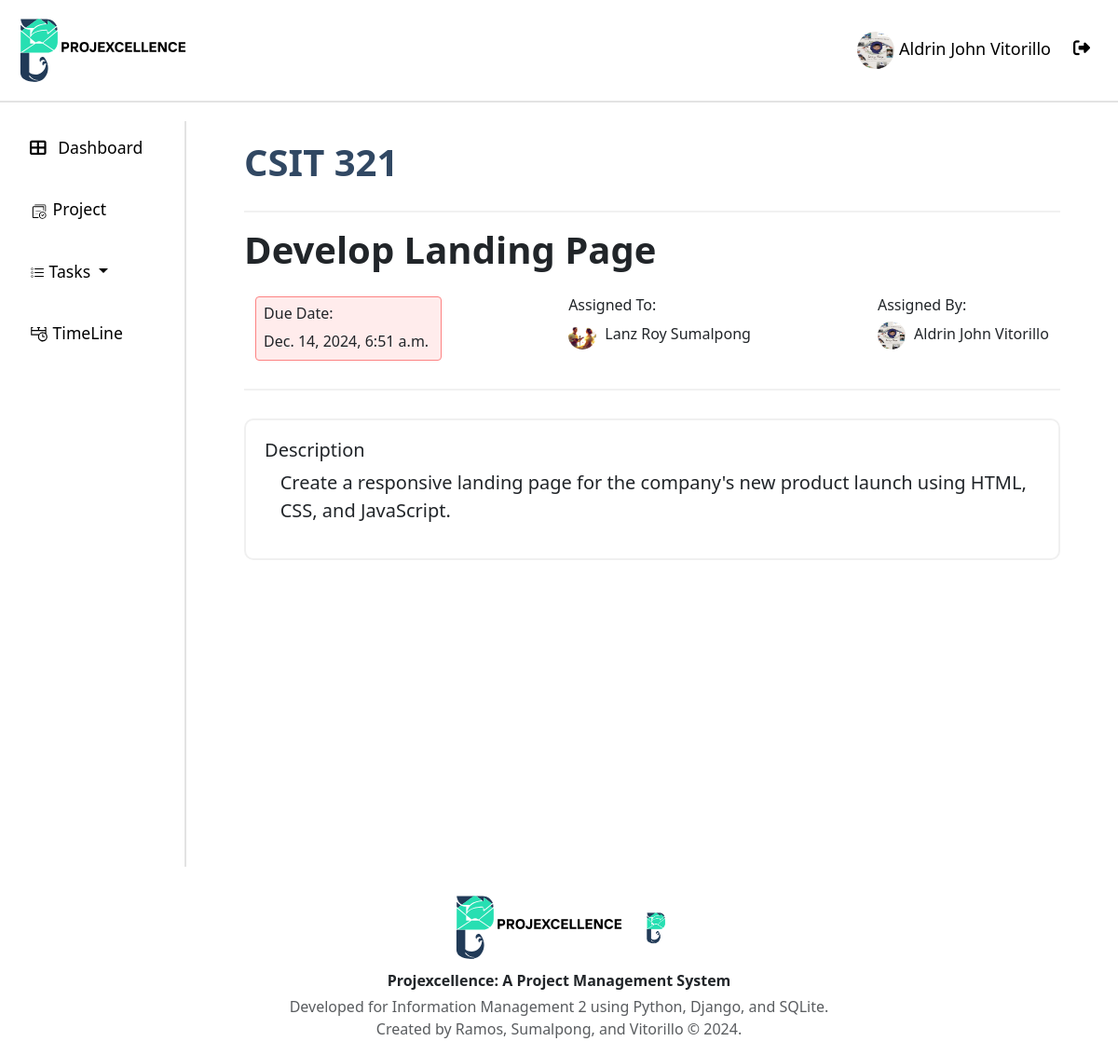
Before: /task_details/10/ (signed in) with the older database file.
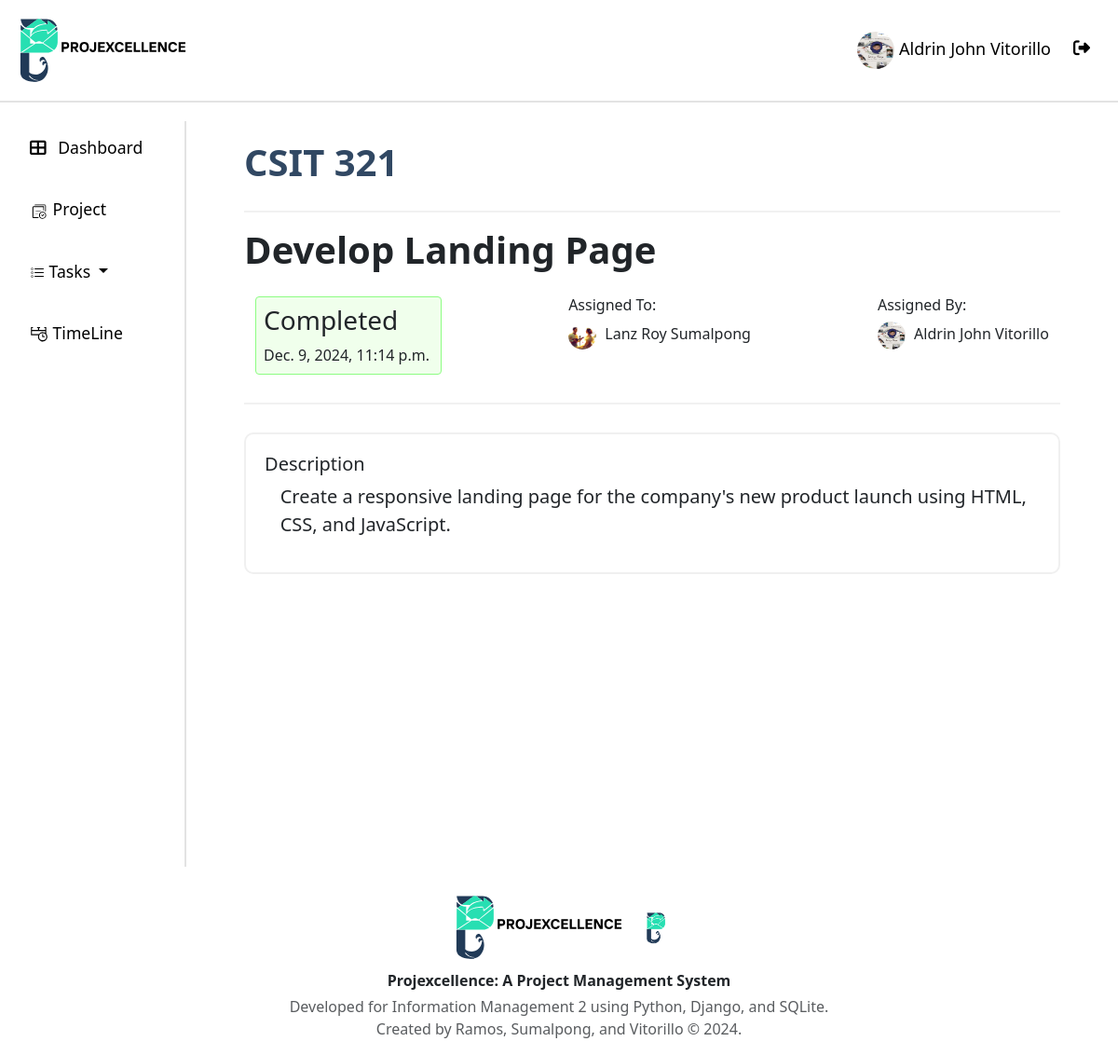
After: the same page with the newer database file.
### api/models.py (models this page shows, shortened)
class Task(models.Model):
    STATUS_CHOICES = [
        ("On-going", "On-going"),
        ("Pending", "Pending"),
        ("Done", "Done"),
    ]
    project_id = models.ForeignKey(Project, on_delete=models.CASCADE)
    task_name = models.CharField(max_length=50)
    description = models.TextField()
    assigned_to = models.ForeignKey( User, on_delete=models.CASCADE, related_name="assigned_tasks" )
    created_by = models.ForeignKey(User, on_delete=models.CASCADE, related_name="created_tasks")
    status = models.CharField(max_length=10, choices=STATUS_CHOICES, default="Pending")
    due_date = models.DateTimeField(default=timezone.now)
    completed = models.BooleanField(default=False)
    isAccepted = models.BooleanField(default=False)
    date_started = models.DateTimeField(null=True, blank=True, default=None)
    created_at = models.DateTimeField(auto_now_add=True)
    updated_at = models.DateTimeField(auto_now=True)

class Project(models.Model):
    project_name = models.CharField(max_length=50)
    description = models.TextField()
    created_by = models.ForeignKey(User, on_delete=models.CASCADE)
    date_created = models.DateTimeField(auto_now_add=True)

class User(AbstractUser):
    username = None  # Remove the username field entirely
    email = models.EmailField(_("email address"), unique=True)
    phone_regex = RegexValidator(
        regex=r"^\+?1?\d{9,15}$",
        message="Phone number must be entered in the format: '+999999999'. Up to 15 digits allowed.",
    )
    isLogout = models.BooleanField(default=True)
    logoutTime = models.DateTimeField(default=timezone.now)
    phone_number = models.CharField(validators=[phone_regex], max_length=17, blank=True)
    profile_path = models.ImageField(null=True, blank=True,upload_to='profile/' )
    groups = models.ManyToManyField(
        "auth.Group",
        verbose_name=_("groups"),
        blank=True,
        related_name="custom_user_set",
        related_query_name="custom_user",
    )
    user_permissions = models.ManyToManyField(
        "auth.Permission",
        verbose_name=_("user permissions"),
        blank=True,
        related_name="custom_user_set",
        related_query_name="custom_user",
    )
    objects = UserManager()
    USERNAME_FIELD = "email"
    REQUIRED_FIELDS = ["first_name", "last_name", "date_of_hire", "password"]
    def __str__(self):
        return f"{self.first_name} {self.last_name}"

### api/Views/views.py (the view)
# urls.py: path("task_details/<int:pk>/", views.task_details, name="task_details"),
@login_required
def task_details(request, pk):
    try:
        task = Task.objects.get(id=pk)
    except Task.DoesNotExist:
        raise Http404("Task not found")
    if 'mark_done' in request.POST:
        task.status = 'Done'
        task.completed = True
        task.save()
        messages.success(request, "Task mark as done successfully!")
        return redirect('task_details', pk=pk)
    if 'undo_turn_in' in request.POST:
        task.status = 'On-going'
        task.completed = False
        task.save()
        messages.success(request, "Task mark as done successfully!")
        return redirect('task_details', pk=pk)
    if 'start_task' in request.POST:
        task.status = 'On-going'
        task.save()
        messages.success(request, "Task mark as done successfully!")
        return redirect('task_details', pk=pk)
    if task.assigned_to != request.user and task.created_by != request.user:
        raise Http404("You are not authorized to view this task")
    context = {
        "task": task
    }
    return render(request, "taskDetails.html", context)

### api/templates/taskDetails.html (shortened to what this page needs)
{% extends "base.html" %}
{% load crispy_forms_tags %}
{% load custom_filters %}
{% load static %}
{% block content %}
   <div class="page-container ">
        <div class="head-label">
            <h1><span class="project-name">{{task.project_id.project_name|capfirst}}</span></h1>
        </div>
        <hr style="border: 1px solid rgb(200, 200, 200); margin: 20px 0 10px 0;">
        <div class="task-info">
            <span class="name">{{task.task_name|capfirst}}</span>
            <div class="container">
                <span class="due-date">
                    {%if task.status != 'Done'%}
                    <div class="info">
                        <h6>Due Date:</h6>
                        <span>{{task.due_date}}</span>
                    </div>
                    {%else%}
                    <div class="info-Completed">
                        <h3>Completed</h3>
                        <span>{{task.updated_at}}</span>
                    </div>
                    {%endif%}
                </span>
                <span class="assignee">
                    <div>
                        <h6>Assigned To:</h6>
                        <span>
                            {%if task.assigned_to.profile_path.url != null %}
                                <img class="avatar" src="{{ task.assigned_to.profile_path.url }}" alt="avatar niu">
                            {%else%}
                                <img class="avatar" src="{% static 'res/logoPlaceHolder.png' %}" alt="avatar-profile">
                            {%endif%}
                        </span>
                        <span>{{task.assigned_to}}</span>
                    </div>
                </span>
                <span class="assignee">
                    <div>
                        <h6>Assigned By:</h6>
                        <span>
                            {%if task.created_by.profile_path.url != null %}
                                <img class="avatar" src="{{ task.created_by.profile_path.url }}" alt="avatar">
                            {%else%}
                                <img class="avatar" src="{% static 'res/logoPlaceHolder.png' %}" alt="avatar-profile">
                            {%endif%}
                        </span>
                        <span>{{task.created_by}}</span>
                    </div>
                </span>
            </div>
            <hr style="border: 1px solid rgb(200, 200, 200); margin: 30px 0;">
            <div class="description">
                <h5>Description</h5>
                <p style="margin-left: 2%;">{{task.description|capfirst}}</p>
            </div>
        </div>
   </div>
{% endblock content %}

Changed rows visible on the page:
changed Task "Develop Landing Page": status "On-going" → "Done" (drawn); updated_at (not shown) → "Dec. 9, 2024, 11:14 p.m."; due_date "Dec. 14, 2024, 6:51 a.m." → (not shown)
Other visible differences:
text no longer shown: "Due Date:"
text now shown: "Completed"
